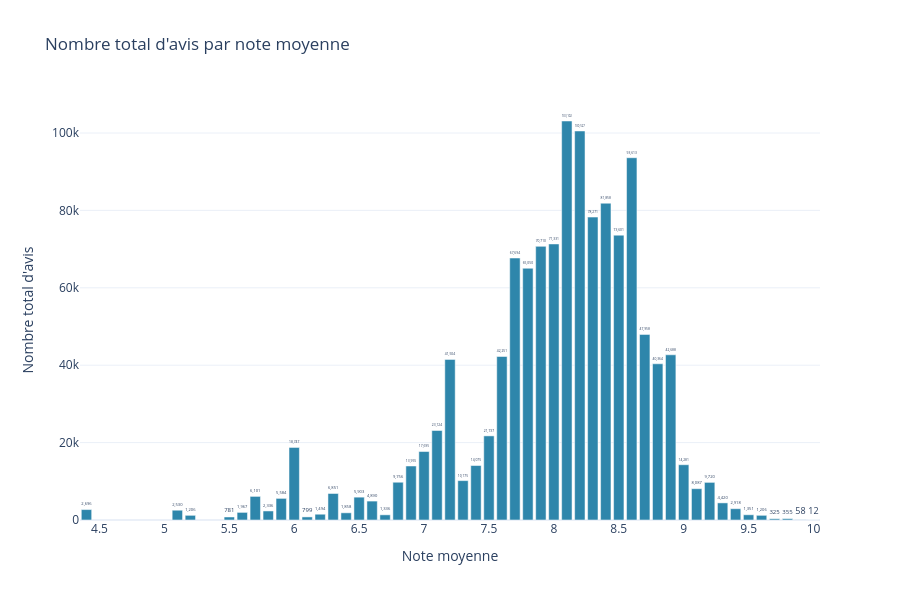

This figure's notebook cell:
### Code cell
fig = px.bar(
    reviews_by_rate,
    x="rate_num",
    y="sum_reviews",
    text="sum_reviews",
    hover_data={
        "rate_num": ":.1f",
        "number_of_hotels": ":,.0f",
        "sum_reviews": ":,.0f",
        "mean_reviews": ":,.0f",
        "median_reviews": ":,.0f"
    },
    labels={
        "rate_num": "Note moyenne",
        "sum_reviews": "Nombre total d'avis",
        "number_of_hotels": "Nombre d'hôtels",
        "mean_reviews": "Nombre moyen d'avis par hôtel",
        "median_reviews": "Nombre médian d'avis"
    },
    title="Nombre total d'avis par note moyenne",
    template="plotly_white"
)

fig.update_traces(
    texttemplate="%{text:,.0f}",
    textposition="outside",
    marker_color="#2E86AB"
)

fig.update_layout(
    xaxis=dict(
        title="Note moyenne",
        dtick=0.5
    ),
    yaxis=dict(
        title="Nombre total d'avis",
        separatethousands=True
    ),
    height=600,
    showlegend=False
)

fig.show()

### Figure 1 — Plotly figure (JSON) as saved in the notebook; plotly's stock layout.template omitted (floating-point values rounded to 4 significant figures; data arrays with more than 128 entries replaced by an {"elided": "..."} marker saying what was removed)
{"data": [{"customdata": {"elided": "49x3 float values"}, "hovertemplate": "Note moyenne=%{x:.1f}<br>Nombre total d'avis=%{text:,.0f}<br>Nombre d'hôtels=%{customdata[0]:,.0f}<br>Nombre moyen d'avis par hôtel=%{customdata[1]:,.0f}<br>Nombre médian d'avis=%{customdata[2]:,.0f}<extra></extra>", "legendgroup": "", "marker": {"color": "#2E86AB", "pattern": {"shape": ""}}, "name": "", "orientation": "v", "showlegend": false, "text": [2696.0, 2530.0, 1206.0, 781.0, 1967.0, 6101.0, 2336.0, 5584.0, 18750.0, 799.0, 1494.0, 6851.0, 1858.0, 5903.0, 4890.0, 1336.0, 9756.0, 13960.0, 17700.0, 23120.0, 41500.0, 10180.0, 14080.0, 21740.0, 42250.0, 67690.0, 65050.0, 70710.0, 71330.0, 103100.0, 100500.0, 78270.0, 81860.0, 73600.0, 93610.0, 47960.0, 40360.0, 42690.0, 14280.0, 8087.0, 9720.0, 4420.0, 2918.0, 1351.0, 1206.0, 325.0, 355.0, 58.0, 12.0], "textposition": "outside", "texttemplate": "%{text:,.0f}", "type": "bar", "x": [4.4, 5.1, 5.2, 5.5, 5.6, 5.7, 5.8, 5.9, 6.0, 6.1, 6.2, 6.3, 6.4, 6.5, 6.6, 6.7, 6.8, 6.9, 7.0, 7.1, 7.2, 7.3, 7.4, 7.5, 7.6, 7.7, 7.8, 7.9, 8.0, 8.1, 8.2, 8.3, 8.4, 8.5, 8.6, 8.7, 8.8, 8.9, 9.0, 9.1, 9.2, 9.3, 9.4, 9.5, 9.6, 9.7, 9.8, 9.9, 10.0], "xaxis": "x", "y": [2696.0, 2530.0, 1206.0, 781.0, 1967.0, 6101.0, 2336.0, 5584.0, 18750.0, 799.0, 1494.0, 6851.0, 1858.0, 5903.0, 4890.0, 1336.0, 9756.0, 13960.0, 17700.0, 23120.0, 41500.0, 10180.0, 14080.0, 21740.0, 42250.0, 67690.0, 65050.0, 70710.0, 71330.0, 103100.0, 100500.0, 78270.0, 81860.0, 73600.0, 93610.0, 47960.0, 40360.0, 42690.0, 14280.0, 8087.0, 9720.0, 4420.0, 2918.0, 1351.0, 1206.0, 325.0, 355.0, 58.0, 12.0], "yaxis": "y"}], "layout": {"barmode": "relative", "height": 600, "legend": {"tracegroupgap": 0}, "showlegend": false, "title": {"text": "Nombre total d'avis par note moyenne"}, "xaxis": {"anchor": "y", "domain": [0, 1], "dtick": 0.5, "title": {"text": "Note moyenne"}}, "yaxis": {"anchor": "x", "domain": [0, 1], "separatethousands": true, "title": {"text": "Nombre total d'avis"}}}}
